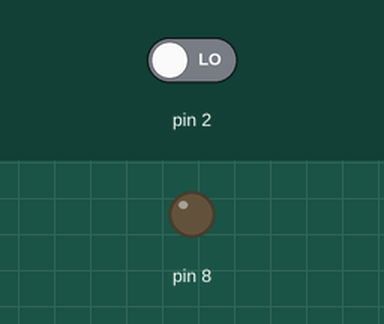
Bench run of a sketch on a simulated Arduino Uno, built with avr-gcc and run on an emulated ATmega328P. On the bench: output pins drawn as LEDs (lit = HIGH). The inputs (shaded band) are chosen by the test bench; at power-on: pin 2 LOW. What the sketch prints to the serial monitor is not drawn.

Above: at 5.0 s.
5.1 s: pin 2 driven HIGH
At 5.9 s:
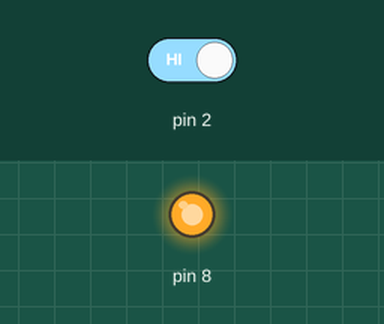
6.6 s: pin 2 driven LOW
At 7.0 s:
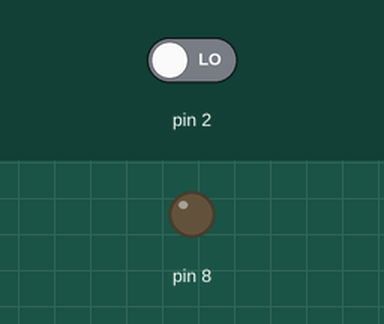
Timing chart, 0 to 9.6 s (numbered marks = the images above; inputs shaded):
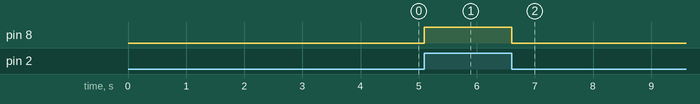

Measured:
- after the input at 5.1 s, pin 8: LOW → HIGH at once
- after the input at 6.6 s, pin 8: HIGH → LOW at once

The sketch:

Sketch2.ino
```cpp
/*
 * Sketch2.cpp
 *
 * Created: 12/7/2016 9:31:46 AM
 * Author : D.Hergaarden
 */

#include <avr/io.h>
#include "irRecv.h"
#include "irSend.h"

irSend *IRs = new irSend();
irRecv *IRr = new irRecv();

int a; //Tijd tussen de pulsen
int rc = 0; //het aantal onvangen bits (enen en nullen)
int start = 0; //Wanneer het startsignaal is ontvangen hoogt deze op
int stop = 0; //wanneer 8 bits zijn ontvangen moet deze op hogen. Weet niet zeker of dit goed gaat.
int rcByte = 0; //De ontvangen byte
int lastByte = 0; // Hier wordt rcbyte ingezet na het ontvangen
int test; // test variable voor het printen in de serial

ISR(TIMER2_COMPB_vect)
{
	IRr->setCount((IRr->getCount() + 1)); //Verhoog de count variabele in de klasse irRecv. Hier wordt a mee berekend.
}

ISR (INT0_vect)
{
	PORTB ^= (1 << PORTB0); //Schakel poort 8 aan en uit bij het ontvangen van een puls
	if(rc == 7) // Als de byte is ontvangen.
	{
		start=0; // Zet start op 0 zodat er geen aanpassing meer worden gedan aan rcbyte
		if(stop > 0) //Wanneer de stop bit afgelopen is is stop 1 en wordt alles op 0 gezet en rcbyte in lastbyte
		{
			//test = rcByte;
			rc = 0;
			start = 0;
			stop = 0;
			lastByte = rcByte;

		}
		else stop++;
	}

	if(PIND & (1 << PIND2))
	{
		IRr->setCount(0); //Wanner het signaal op pin 2 hoog is wordt de counter op 0 gezet.
	}
	else
	{
		a = IRr->getCount(); //Zet de waarde in a wanneer het signaal laag is.
		//test = a;
		//Als het signaal laag is en de start variabele is opgehoogd en het stop signaal is nog 0
		if((start > 0) && (rc < 7) && (stop == 0))
		{
			//if(rc != 0)
			//test = rc;

			/*
			Hier de verschillende waardes bij het aantal nullen en 1 bit. Hier zijn de if statements op gebasseerd.
			Je kunt dit controleren door a in test te zetten.

			8 nul = 188 / 187 / 189			175 - 185

			7 nul = 166 / 167 / 165 / 		160 - 170

			6 nul = 143 / 142 / 144 		140 - 150

			5 nul = 120 / 121 / 122 		115 - 125

			4 nul = 99 / 100 / 101 / 98		95 - 105

			3 nul = 77 / 76 / 75 / 78		75 - 85

			2 nul = 54 / 54 / 53 / 56 / 57 / 55	50 - 60

			1 nul = 34 / 32 / 33 / 31		27 - 37

			1 een = 8 / 9 / 10 / 11 / 12		5 - 15

			start = +-20

			1000100011
			1000100011


			128 64 32 16 8 4 2 1   2346
			1  1  1          1
			*/

			if((a > 5) && (a < 15)) //1 bit
			{
				rcByte |= (1 << rc);
				rc++;
			}
			else rcByte |= (1 << rc);

			if((a > 27) && (a < 37)) //1 nul
			{
				rc++;
			}

			if((a > 50) && (a < 60)) //2 nul
			{
				rc+=2;
			}

			if((a > 70) && (a < 80)) //3 nul
			{
				rc+=3;
			}

			if((a > 95) && (a < 105)) //4 nul
			{
				rc+=4;
			}

			if((a > 115) && (a < 125)) //5 nul
			{
				rc+=5;
			}

			if((a > 140) && (a < 150)) //6 nul
			{
				rc+=6;
			}

			if((a > 160) && (a < 170)) //7 nul
			{
				rc+=7;
			}
		}

		if((a > 15) && (a < 25)) //start
		{
			start++;
		}
	}
}

int main(void)
{
	DDRB |= (1 << PORTB0); //poort 8 als output
	//IRs->sendByte(128); //Comment dit als je gaat ontvangen
	Serial.begin(9600);   //Comment dit als je gaat verzenden
	_delay_ms(100);
	while (1)
    {
		Serial.println(test); //Comment dit als je gaat verzenden
		//IRs->sendByte(93); //Comment dit als he gaat ontvangen
		_delay_ms(5);
    }
}
```

irRecv.cpp
```cpp
//
//
//

#include "irRecv.h"
irRecv::irRecv()
{
	DDRD &= ~(1 << PORTD2);
	EICRA |= (1 << ISC00);
	EIMSK |= (1 << INT0);
	sei();
	//Enable external interrupt op pin 2 bij elke logische change
}

int irRecv::getCount()
{
	return count;
}

void irRecv::setCount(int newCount)
{
	count = newCount;
}
```

irRecv.h
```cpp
// irRecv.h

#ifndef _IRRECV_h
#define _IRRECV_h

#include <avr/io.h>
#include <avr/interrupt.h>


class irRecv
{
	public:
		irRecv();
		int getCount();
		void setCount(int);
	private:
		int count;
};

#endif
```

irSend.cpp
```cpp
#include "irSend.h"

irSend::irSend()
{

	TCCR2A =  (1 << COM2B1) | (1 << WGM21) | (1 << WGM20);
	TCCR2B = (1 << WGM22) | (1 << CS21); //Fast PWM & prescaler /8 - 16000000/8/52 / 38,4 KHz
	OCR2A = 51;
	OCR2B = 26;  // Duty Cycle 50%
	TIMSK2 = _BV(OCIE2B);
	//38 Khz signaal en timer
}


void irSend::sendByte(int bytes_g)
{
	bytes = bytes_g;
	// Start bits
	DDRD |= (1 << PORTD3);
	_delay_us(250);
	DDRD &= ~(1 << PORTD3);
	_delay_us(500);
	DDRD |= (1 << PORTD3);
	_delay_us(250);
	DDRD &= ~(1 << PORTD3);
	_delay_us(250);

	//De byte
	for(int i = 0; i<8; i++)
	{
		if(bytes & (1 << i))
		{
			DDRD |= (1 << PORTD3);
		}
		_delay_us(250);
		DDRD &= ~(1 << PORTD3);
		_delay_us(250);
	}

	//Stop bit
	DDRD |= (1 << PORTD3);
	_delay_us(250);
	DDRD &= ~(1 << PORTD3);
	_delay_us(250);
}
```

irSend.h
```cpp
// irSend.h

#ifndef _IRSEND_h
#define _IRSEND_h
#include <avr/io.h>
#include <util/delay.h>

class irSend
{
	public:
		irSend();
		void sendByte(int);
	private:
		int bytes;
};

#endif
```
